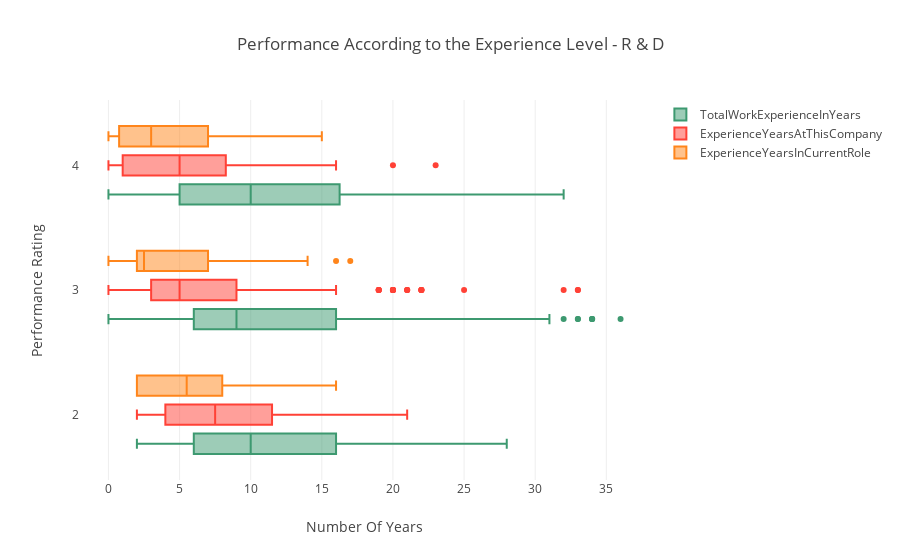

Write notebook code for a chart like this one.
### Markdown cell above
#### iv) Performance According to the Experience Level

### Code cell
data = [
    {
        'x': RnD['TotalWorkExperienceInYears'],
        'y': RnD['PerformanceRating'],
        'name':'TotalWorkExperienceInYears',
        'marker': {
            'color': '#3D9970'
        },
        'boxmean': False,
        'orientation': 'h',
        "type": "box",
    },
    {
        'x':RnD['ExperienceYearsAtThisCompany'],
        'y':RnD['PerformanceRating'],
        'name': 'ExperienceYearsAtThisCompany',
        'marker':{
            'color': '#FF4136',
        },
        'boxmean': False,
        'orientation': 'h',
        "type": "box",
    },
    {
        'x': RnD['ExperienceYearsInCurrentRole'],
        'y': RnD['PerformanceRating'],
        'name':'ExperienceYearsInCurrentRole',
        'marker': {
            'color': '#FF851B',
        },
        'boxmean': False,
        'orientation': 'h',
        "type": "box",
    }
]
layout = {
    'xaxis': {
        'title': 'Number Of Years',
        'zeroline': False,
    },
    'yaxis': {
        'title': 'Performance Rating ',
        'zeroline': False,
    },
    'boxmode': 'group',
    'title': 'Performance According to the Experience Level - R & D',
}
fig = go.Figure(data=data, layout=layout)

py.iplot(fig)

### Figure 1 — Plotly figure (JSON) as saved in the notebook; plotly's stock layout.template omitted (floating-point values rounded to 4 significant figures; data arrays with more than 128 entries replaced by an {"elided": "..."} marker saying what was removed)
{"data": [{"boxmean": false, "marker": {"color": "#3D9970"}, "name": "TotalWorkExperienceInYears", "orientation": "h", "type": "box", "uid": "b273e7a2-bf93-4830-8352-c5ed5002c187", "x": {"elided": "343 int values"}, "y": {"elided": "343 int values"}}, {"boxmean": false, "marker": {"color": "#FF4136"}, "name": "ExperienceYearsAtThisCompany", "orientation": "h", "type": "box", "uid": "11b8ff4e-49c9-4fec-b1e0-9e1a7c391be3", "x": {"elided": "343 int values"}, "y": {"elided": "343 int values"}}, {"boxmean": false, "marker": {"color": "#FF851B"}, "name": "ExperienceYearsInCurrentRole", "orientation": "h", "type": "box", "uid": "0bc94367-8eaa-4ba2-ab8f-49928f1fbaaa", "x": {"elided": "343 int values"}, "y": {"elided": "343 int values"}}], "layout": {"boxmode": "group", "title": "Performance According to the Experience Level - R & D", "xaxis": {"title": "Number Of Years", "zeroline": false}, "yaxis": {"title": "Performance Rating ", "zeroline": false}}}
